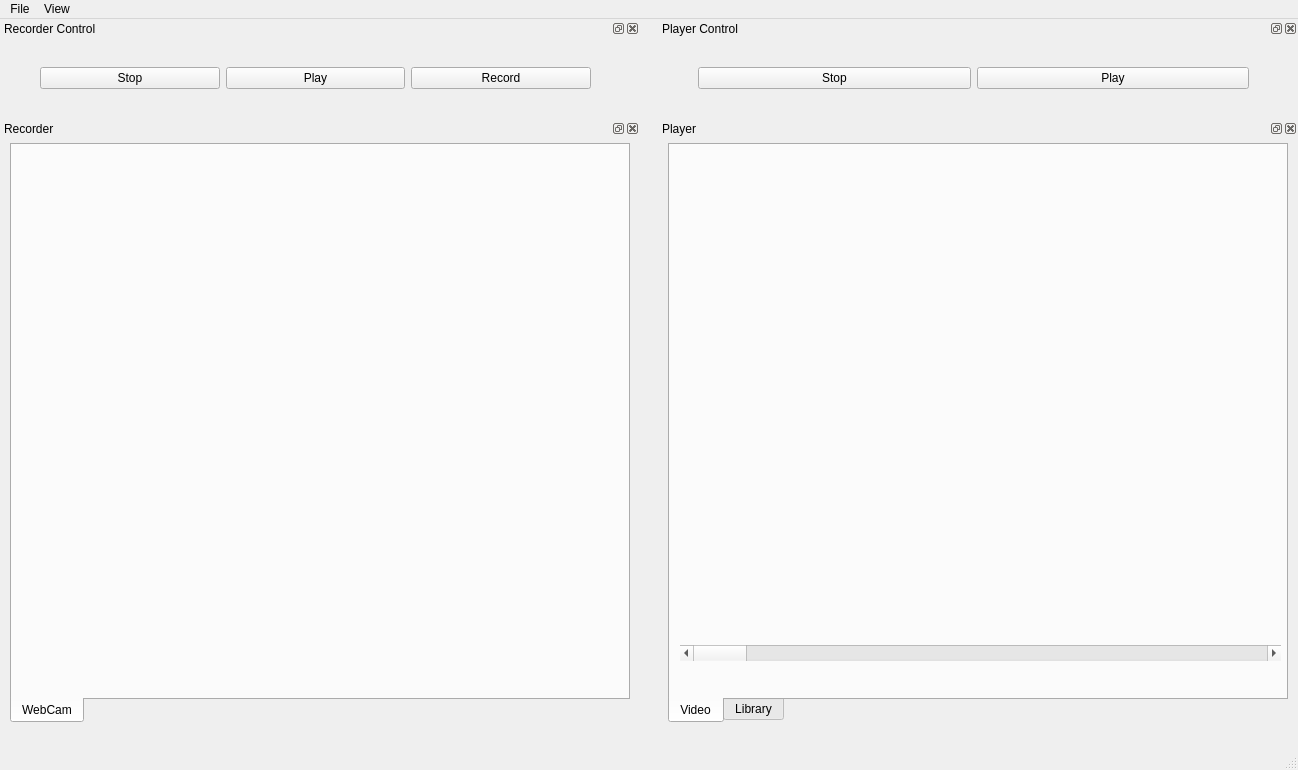
<?xml version="1.0" encoding="UTF-8"?>
<ui version="4.0">
 <class>MainWindow</class>
 <widget class="QMainWindow" name="MainWindow">
  <property name="geometry">
   <rect>
    <x>0</x>
    <y>0</y>
    <width>1298</width>
    <height>770</height>
   </rect>
  </property>
  <property name="sizePolicy">
   <sizepolicy hsizetype="Expanding" vsizetype="Expanding">
    <horstretch>0</horstretch>
    <verstretch>0</verstretch>
   </sizepolicy>
  </property>
  <property name="windowTitle">
   <string>Epitivo</string>
  </property>
  <widget class="QWidget" name="centralwidget"/>
  <widget class="QMenuBar" name="menubar">
   <property name="geometry">
    <rect>
     <x>0</x>
     <y>0</y>
     <width>1298</width>
     <height>20</height>
    </rect>
   </property>
   <widget class="QMenu" name="menuFile">
    <property name="title">
     <string>File</string>
    </property>
    <addaction name="actionQuit"/>
   </widget>
   <widget class="QMenu" name="menuWindows">
    <property name="title">
     <string>View</string>
    </property>
    <addaction name="actionPlayer"/>
    <addaction name="actionControl_Panel"/>
   </widget>
   <addaction name="menuFile"/>
   <addaction name="menuWindows"/>
  </widget>
  <widget class="QStatusBar" name="statusbar"/>
  <widget class="QDockWidget" name="dockWidget_RecordControl">
   <property name="minimumSize">
    <size>
     <width>640</width>
     <height>100</height>
    </size>
   </property>
   <property name="maximumSize">
    <size>
     <width>640</width>
     <height>100</height>
    </size>
   </property>
   <property name="allowedAreas">
    <set>Qt::LeftDockWidgetArea</set>
   </property>
   <property name="windowTitle">
    <string>Recorder Control</string>
   </property>
   <attribute name="dockWidgetArea">
    <number>1</number>
   </attribute>
   <widget class="QWidget" name="dockWidgetContents">
    <property name="sizePolicy">
     <sizepolicy hsizetype="Expanding" vsizetype="Preferred">
      <horstretch>0</horstretch>
      <verstretch>0</verstretch>
     </sizepolicy>
    </property>
    <widget class="QWidget" name="horizontalLayoutWidget">
     <property name="geometry">
      <rect>
       <x>40</x>
       <y>20</y>
       <width>551</width>
       <height>41</height>
      </rect>
     </property>
     <layout class="QHBoxLayout" name="horizontalLayout">
      <item>
       <widget class="QPushButton" name="btn_Stop">
        <property name="text">
         <string>Stop</string>
        </property>
       </widget>
      </item>
      <item>
       <widget class="QPushButton" name="btn_PlayPause">
        <property name="text">
         <string>Play</string>
        </property>
       </widget>
      </item>
      <item>
       <widget class="QPushButton" name="btn_Record">
        <property name="text">
         <string>Record</string>
        </property>
        <property name="checkable">
         <bool>true</bool>
        </property>
        <property name="checked">
         <bool>false</bool>
        </property>
       </widget>
      </item>
     </layout>
    </widget>
   </widget>
  </widget>
  <widget class="QDockWidget" name="dockWidget_Recorder">
   <property name="sizePolicy">
    <sizepolicy hsizetype="Preferred" vsizetype="Preferred">
     <horstretch>0</horstretch>
     <verstretch>0</verstretch>
    </sizepolicy>
   </property>
   <property name="minimumSize">
    <size>
     <width>640</width>
     <height>610</height>
    </size>
   </property>
   <property name="maximumSize">
    <size>
     <width>640</width>
     <height>610</height>
    </size>
   </property>
   <property name="allowedAreas">
    <set>Qt::LeftDockWidgetArea</set>
   </property>
   <property name="windowTitle">
    <string>Recorder</string>
   </property>
   <attribute name="dockWidgetArea">
    <number>1</number>
   </attribute>
   <widget class="QWidget" name="dockWidgetContents_3">
    <property name="sizePolicy">
     <sizepolicy hsizetype="Expanding" vsizetype="Expanding">
      <horstretch>0</horstretch>
      <verstretch>0</verstretch>
     </sizepolicy>
    </property>
    <widget class="QTabWidget" name="tabWidget">
     <property name="geometry">
      <rect>
       <x>10</x>
       <y>5</y>
       <width>620</width>
       <height>580</height>
      </rect>
     </property>
     <property name="sizePolicy">
      <sizepolicy hsizetype="Maximum" vsizetype="Maximum">
       <horstretch>1</horstretch>
       <verstretch>1</verstretch>
      </sizepolicy>
     </property>
     <property name="tabPosition">
      <enum>QTabWidget::South</enum>
     </property>
     <property name="currentIndex">
      <number>0</number>
     </property>
     <widget class="QWidget" name="WebCamVideoTab">
      <attribute name="title">
       <string>WebCam</string>
      </attribute>
      <widget class="QWidget" name="verticalLayoutWidget">
       <property name="geometry">
        <rect>
         <x>10</x>
         <y>10</y>
         <width>601</width>
         <height>481</height>
        </rect>
       </property>
       <layout class="QVBoxLayout" name="videoLayout"/>
      </widget>
     </widget>
    </widget>
   </widget>
  </widget>
  <widget class="QDockWidget" name="dockWidget_PlayerControl">
   <property name="minimumSize">
    <size>
     <width>640</width>
     <height>100</height>
    </size>
   </property>
   <property name="maximumSize">
    <size>
     <width>640</width>
     <height>100</height>
    </size>
   </property>
   <property name="allowedAreas">
    <set>Qt::RightDockWidgetArea</set>
   </property>
   <property name="windowTitle">
    <string>Player Control</string>
   </property>
   <attribute name="dockWidgetArea">
    <number>2</number>
   </attribute>
   <widget class="QWidget" name="dockWidgetContents_6">
    <property name="sizePolicy">
     <sizepolicy hsizetype="Expanding" vsizetype="Preferred">
      <horstretch>0</horstretch>
      <verstretch>0</verstretch>
     </sizepolicy>
    </property>
    <widget class="QWidget" name="horizontalLayoutWidget_4">
     <property name="geometry">
      <rect>
       <x>40</x>
       <y>20</y>
       <width>551</width>
       <height>41</height>
      </rect>
     </property>
     <layout class="QHBoxLayout" name="horizontalLayout_4">
      <item>
       <widget class="QPushButton" name="btn_StopPlayer">
        <property name="text">
         <string>Stop</string>
        </property>
       </widget>
      </item>
      <item>
       <widget class="QPushButton" name="btn_PlayPause_4">
        <property name="text">
         <string>Play</string>
        </property>
       </widget>
      </item>
     </layout>
    </widget>
   </widget>
  </widget>
  <widget class="QDockWidget" name="dockWidget_Recorder_2">
   <property name="sizePolicy">
    <sizepolicy hsizetype="Preferred" vsizetype="Preferred">
     <horstretch>0</horstretch>
     <verstretch>0</verstretch>
    </sizepolicy>
   </property>
   <property name="minimumSize">
    <size>
     <width>640</width>
     <height>610</height>
    </size>
   </property>
   <property name="maximumSize">
    <size>
     <width>640</width>
     <height>610</height>
    </size>
   </property>
   <property name="allowedAreas">
    <set>Qt::RightDockWidgetArea</set>
   </property>
   <property name="windowTitle">
    <string>Player</string>
   </property>
   <attribute name="dockWidgetArea">
    <number>2</number>
   </attribute>
   <widget class="QWidget" name="dockWidgetContents_8">
    <property name="sizePolicy">
     <sizepolicy hsizetype="Expanding" vsizetype="Expanding">
      <horstretch>0</horstretch>
      <verstretch>0</verstretch>
     </sizepolicy>
    </property>
    <widget class="QTabWidget" name="tabWidget_3">
     <property name="geometry">
      <rect>
       <x>10</x>
       <y>5</y>
       <width>620</width>
       <height>580</height>
      </rect>
     </property>
     <property name="sizePolicy">
      <sizepolicy hsizetype="Maximum" vsizetype="Maximum">
       <horstretch>1</horstretch>
       <verstretch>1</verstretch>
      </sizepolicy>
     </property>
     <property name="tabPosition">
      <enum>QTabWidget::South</enum>
     </property>
     <property name="currentIndex">
      <number>0</number>
     </property>
     <widget class="QWidget" name="VideoTab">
      <attribute name="title">
       <string>Video</string>
      </attribute>
      <widget class="QWidget" name="verticalLayoutWidget_3">
       <property name="geometry">
        <rect>
         <x>10</x>
         <y>10</y>
         <width>601</width>
         <height>481</height>
        </rect>
       </property>
       <layout class="QVBoxLayout" name="videoPlayerLayout"/>
      </widget>
      <widget class="QScrollBar" name="horizontalScrollBar">
       <property name="geometry">
        <rect>
         <x>10</x>
         <y>500</y>
         <width>601</width>
         <height>16</height>
        </rect>
       </property>
       <property name="orientation">
        <enum>Qt::Horizontal</enum>
       </property>
      </widget>
     </widget>
     <widget class="QWidget" name="LibraryTab">
      <attribute name="title">
       <string>Library</string>
      </attribute>
     </widget>
    </widget>
   </widget>
  </widget>
  <action name="actionQuit">
   <property name="text">
    <string>Quit</string>
   </property>
   <property name="shortcut">
    <string>Ctrl+Q</string>
   </property>
  </action>
  <action name="actionPlayer">
   <property name="text">
    <string>Player</string>
   </property>
  </action>
  <action name="actionControl_Panel">
   <property name="text">
    <string>Control Panel</string>
   </property>
  </action>
 </widget>
 <resources/>
 <connections/>
</ui>
